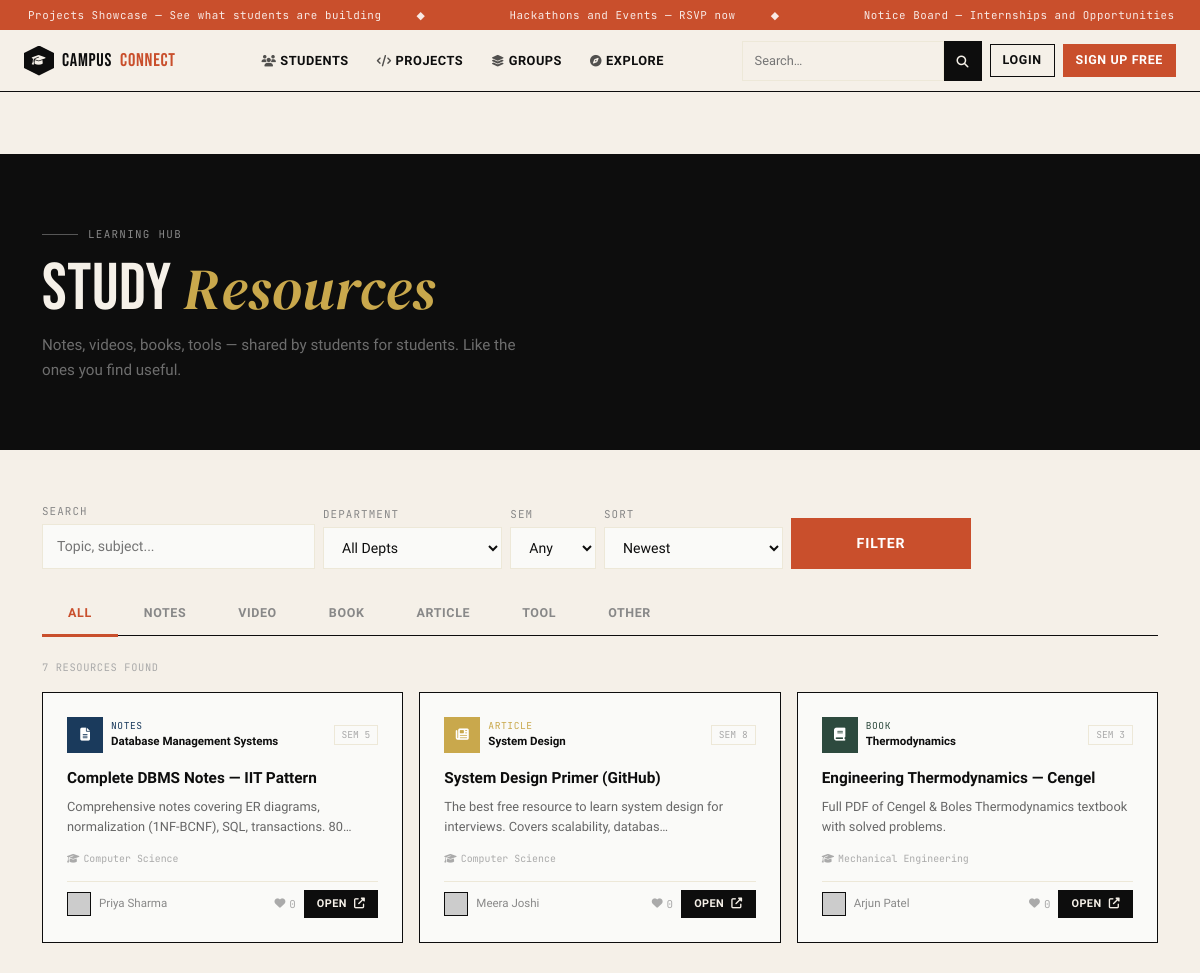
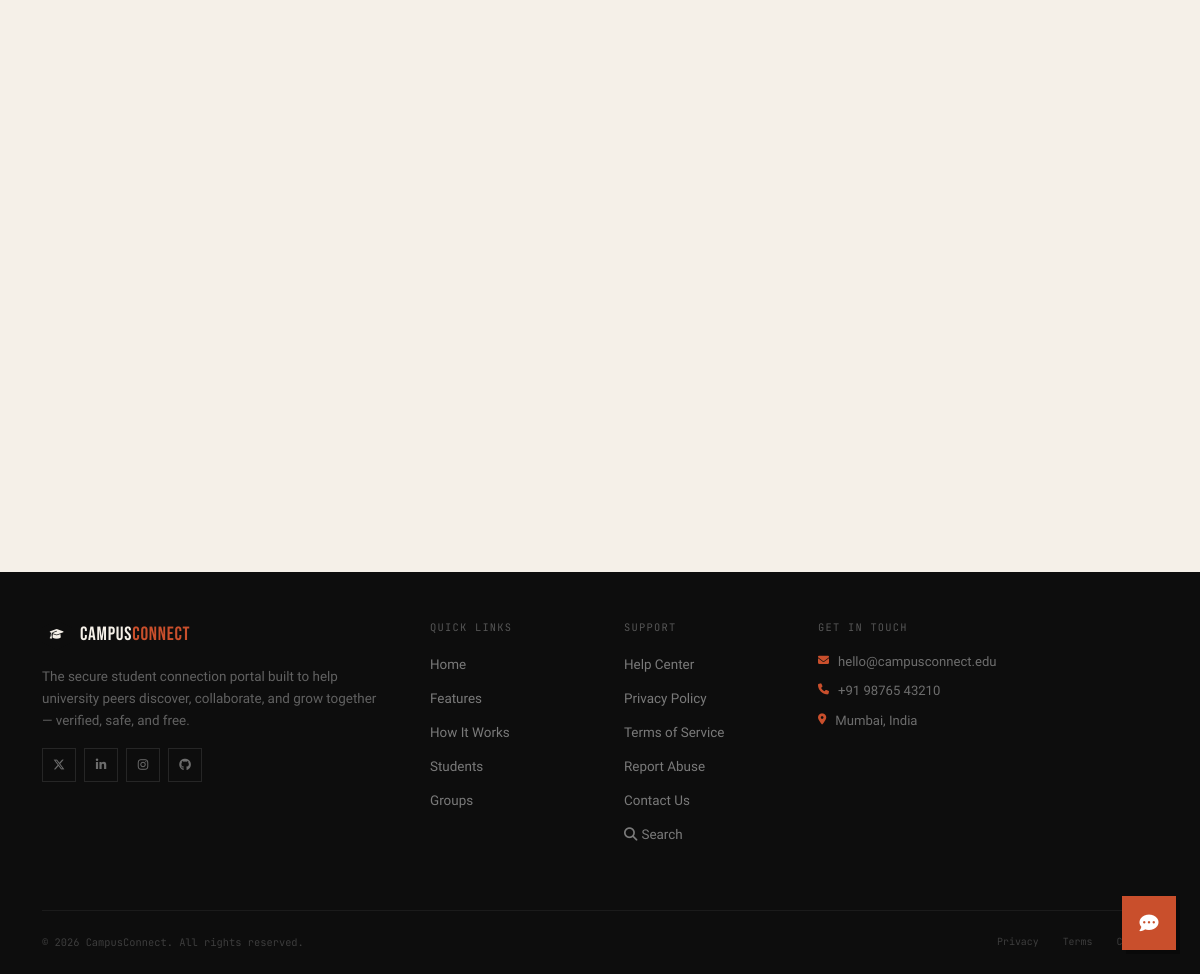
/pages/resources.php, run on the app's committed database (2 pictures, top to bottom).
### tables this page shows
CREATE TABLE IF NOT EXISTS resources (
    id          INT AUTO_INCREMENT PRIMARY KEY,
    user_id     INT NOT NULL,
    title       VARCHAR(200) NOT NULL,
    description TEXT,
    subject     VARCHAR(150),
    type        ENUM('notes','video','book','article','tool','other') DEFAULT 'other',
    url         VARCHAR(500),
    department  VARCHAR(100),
    semester    TINYINT UNSIGNED,
    likes       INT UNSIGNED DEFAULT 0,
    created_at  TIMESTAMP DEFAULT CURRENT_TIMESTAMP,
    FOREIGN KEY (user_id) REFERENCES users(id) ON DELETE CASCADE
);

CREATE TABLE IF NOT EXISTS users (
    id          INT AUTO_INCREMENT PRIMARY KEY,
    name        VARCHAR(100)        NOT NULL,
    email       VARCHAR(150)        NOT NULL UNIQUE,
    password    VARCHAR(255)        NOT NULL,
    department  VARCHAR(100),
    semester    TINYINT UNSIGNED,
    university  VARCHAR(150),
    skills      TEXT,                           
    bio         TEXT,
    avatar      VARCHAR(255)        DEFAULT 'default.jpg',
    is_verified TINYINT(1)          DEFAULT 0,
    is_online   TINYINT(1)          DEFAULT 0,
    created_at  TIMESTAMP           DEFAULT CURRENT_TIMESTAMP
);

### includes/config.php (called while the page is built, shortened)
<?php
function isLoggedIn(): bool {
    return isset($_SESSION['user_id']);
}
function e(string $s): string {
    return htmlspecialchars($s, ENT_QUOTES, 'UTF-8');
}

### pages/resources.php (the view, shortened to what this page needs)
<?php
require_once __DIR__ . '/../includes/config.php';
$db = getDB();
$type   = $_GET['type'] ?? 'all';
$dept   = $_GET['dept'] ?? '';
$sem    = (int)($_GET['sem']  ?? 0);
$search = trim($_GET['q']    ?? '');
$sort   = $_GET['sort']      ?? 'newest';
$where  = ['1=1'];
$params = [];
$whereSQL = implode(' AND ',$where);
$orderSQL = $sort==='popular' ? 'r.likes DESC' : 'r.created_at DESC';
$stRes = $db->prepare(
    "SELECT r.*, u.name AS author_name, u.department AS author_dept,
            (SELECT COUNT(*) FROM resource_likes rl WHERE rl.resource_id=r.id) AS like_count
     FROM resources r JOIN users u ON u.id=r.user_id
     WHERE $whereSQL ORDER BY $orderSQL"
);
$stRes->execute($params);
$resources = $stRes->fetchAll();
$likedIds = [];
$typeLabels = ['all'=>'All','notes'=>'Notes','video'=>'Video','book'=>'Book','article'=>'Article','tool'=>'Tool','other'=>'Other'];
$typeColors = ['notes'=>'var(--sky)','video'=>'var(--rust)','book'=>'var(--moss)','article'=>'var(--gold)','tool'=>'#7c3aed','other'=>'#888'];
$typeIcons  = ['notes'=>'fa-file-lines','video'=>'fa-play-circle','book'=>'fa-book','article'=>'fa-newspaper','tool'=>'fa-wrench','other'=>'fa-link'];
include __DIR__ . '/../includes/header.php';
?>
<div style="margin-top:92px;background:var(--paper);min-height:100vh;">
  <div style="background:var(--ink);padding:64px 0 50px;">
    <div class="container">
      <div class="row align-items-end g-4">
        <div class="col-lg-7">
          <div class="cc-section-label white-lbl reveal">Learning Hub</div>
          <h1 class="cc-heading on-dark reveal d1">Study <em>Resources</em></h1>
          <p class="reveal d2" style="color:rgba(255,255,255,.4);max-width:480px;margin-top:12px;font-size:.95rem;line-height:1.65;">
            Notes, videos, books, tools — shared by students for students. Like the ones you find useful.
          </p>
        </div>
      </div>
    </div>
  </div>
  <div class="container py-5">
    <form method="GET" class="mb-4 reveal">
      <div class="row g-2 align-items-end">
        <div class="col-lg-3 col-md-4">
          <label class="cc-form-label">Search</label>
          <input type="text" name="q" value="<?= e($search) ?>" class="cc-form-input" placeholder="Topic, subject...">
        </div>
        <div class="col-lg-2 col-md-3">
          <label class="cc-form-label">Department</label>
          <select name="dept" class="cc-form-input">
            <option value="">All Depts</option>
          </select>
        </div>
        <div class="col-lg-1 col-md-2">
          <label class="cc-form-label">Sem</label>
          <select name="sem" class="cc-form-input">
            <option value="0">Any</option>
          </select>
        </div>
        <div class="col-lg-2 col-md-2">
          <label class="cc-form-label">Sort</label>
          <select name="sort" class="cc-form-input">
            <option value="newest"  <?= $sort==='newest'?'selected':'' ?>>Newest</option>
          </select>
        </div>
        <div class="col-lg-2 col-md-3 d-flex gap-2">
          <button type="submit" class="cc-form-submit flex-grow-1">Filter</button>
        </div>
      </div>
    </form>
    <div class="cc-tab-strip mb-4 reveal">
      <?php foreach ($typeLabels as $k=>$v): ?>
      <a href="?type=<?= $k ?>&q=<?= urlencode($search) ?>&dept=<?= urlencode($dept) ?>&sem=<?= $sem ?>&sort=<?= $sort ?>"
         class="cc-tab-btn <?= $type===$k?'active':'' ?>"><?= $v ?></a>
      <?php endforeach; ?>
    </div>
    <div style="font-family:var(--font-mono);font-size:.65rem;color:#aaa;letter-spacing:.06em;text-transform:uppercase;margin-bottom:16px;">
      <?= count($resources) ?> resource<?= count($resources)!==1?'s':'' ?> found
    </div>
    <?php if ($resources): ?>
    <div class="row g-3">
      <?php foreach ($resources as $i=>$res):
        $clr  = $typeColors[$res['type']] ?? '#888';
        $icon = $typeIcons[$res['type']]  ?? 'fa-link';
        $liked = in_array($res['id'],$likedIds);
      ?>
      <div class="col-lg-4 col-md-6">
        <div class="reveal d<?= ($i%3)+1 ?>"
             style="border:1.5px solid var(--ink);background:var(--white);padding:24px;height:100%;
                    display:flex;flex-direction:column;transition:transform .25s,box-shadow .25s;"
             onmouseover="this.style.transform='translateY(-4px)';this.style.boxShadow='4px 4px 0 var(--ink)'"
             onmouseout="this.style.transform='';this.style.boxShadow=''">
          <div class="d-flex align-items-center gap-2 mb-3">
            <div style="width:36px;height:36px;background:<?= $clr ?>;display:flex;align-items:center;justify-content:center;flex-shrink:0;">
              <i class="fas <?= $icon ?>" style="color:#fff;font-size:13px;"></i>
            </div>
            <div>
              <div style="font-family:var(--font-mono);font-size:.6rem;color:<?= $clr ?>;text-transform:uppercase;letter-spacing:.06em;"><?= e($typeLabels[$res['type']]??'') ?></div>
              <?php if ($res['subject']): ?>
              <div style="font-size:.72rem;font-weight:600;color:var(--ink);"><?= e($res['subject']) ?></div>
              <?php endif; ?>
            </div>
            <?php if ($res['semester']): ?>
            <span style="margin-left:auto;font-family:var(--font-mono);font-size:.6rem;border:1px solid var(--cream);
                         color:#aaa;padding:2px 7px;text-transform:uppercase;">Sem <?= (int)$res['semester'] ?></span>
            <?php endif; ?>
          </div>
          <h3 style="font-weight:700;font-size:.96rem;color:var(--ink);margin-bottom:8px;line-height:1.3;flex:1;">
            <?= e($res['title']) ?>
          </h3>
          <?php if ($res['description']): ?>
          <p style="font-size:.8rem;line-height:1.6;color:#666;margin-bottom:14px;">
            <?= e(mb_strimwidth($res['description'],0,90,'…')) ?>
          </p>
          <?php endif; ?>
          <?php if ($res['department']): ?>
          <div style="font-family:var(--font-mono);font-size:.62rem;color:#aaa;margin-bottom:14px;">
            <i class="fas fa-graduation-cap me-1"></i><?= e($res['department']) ?>
          </div>
          <?php endif; ?>
          <div class="d-flex align-items-center justify-content-between mt-auto pt-2" style="border-top:1px solid var(--cream);">
            <div class="d-flex align-items-center gap-2">
              <img src="https://picsum.photos/seed/<?= e($res['author_name']) ?>/40/40"
                   style="width:24px;height:24px;object-fit:cover;border:1px solid var(--ink);" alt="">
              <span style="font-size:.72rem;color:#888;"><?= e($res['author_name']) ?></span>
            </div>
            <div class="d-flex gap-2 align-items-center">
              <?php if (isLoggedIn()): ?>
              <form method="POST" action="like_resource.php" style="margin:0;">
                <input type="hidden" name="resource_id" value="<?= $res['id'] ?>">
                <input type="hidden" name="csrf" value="<?= e($_SESSION['csrf']) ?>">
                <input type="hidden" name="redirect" value="<?= urlencode($_SERVER['REQUEST_URI']) ?>">
                <button type="submit" style="background:none;border:none;cursor:pointer;padding:0;
                  font-family:var(--font-mono);font-size:.68rem;color:<?= $liked?'var(--rust)':'#aaa' ?>;
                  display:flex;align-items:center;gap:4px;">
                  <i class="fas fa-heart"></i><?= (int)$res['like_count'] ?>
                </button>
              </form>
              <?php else: ?>
              <span style="font-family:var(--font-mono);font-size:.68rem;color:#aaa;display:flex;align-items:center;gap:4px;">
                <i class="fas fa-heart"></i><?= (int)$res['like_count'] ?>
              </span>
              <?php endif; ?>
              <?php if ($res['url']): ?>
              <a href="<?= e($res['url']) ?>" target="_blank" rel="noopener"
                 style="padding:5px 12px;background:var(--ink);border:1.5px solid var(--ink);
                        color:var(--paper);font-size:.68rem;font-weight:600;text-transform:uppercase;
                        letter-spacing:.04em;transition:all .2s;"
                 onmouseover="this.style.background='var(--rust)';this.style.borderColor='var(--rust)'"
                 onmouseout="this.style.background='var(--ink)';this.style.borderColor='var(--ink)'">
                Open <i class="fas fa-external-link-alt ms-1"></i>
              </a>
              <?php endif; ?>
            </div>
          </div>
        </div>
      </div>
      <?php endforeach; ?>
    </div>
    <?php endif; ?>
  </div>
</div>
<?php include __DIR__ . '/../includes/footer.php'; ?>

### assets/css/style.css (style rules this page uses)
:root { --ink: #0d0d0d; --paper: #f5f0e8; --cream: #ede8d8; --rust: #c94f2c; --rust-light: #e8694a; --moss: #2d4a3e; --gold: #c9a84c; --sky: #1a3a5c; --white: #fafaf8; --font-display:'Bebas Neue', sans-serif; --font-serif: 'DM Serif Display', serif; --font-body: 'Bricolage Grotesque', sans-serif; --font-mono: 'JetBrains Mono', monospace; --ease-out: cubic-bezier(0.16, 1, 0.3, 1); --ease-bounce: cubic-bezier(0.34, 1.56, 0.64, 1); }
*, *::before, *::after { box-sizing: border-box; }
html { scroll-behavior: smooth; }
body { font-family: var(--font-body); background: var(--paper); color: var(--ink); overflow-x: hidden; }
img { max-width: 100%; }
a { text-decoration: none; }
.cc-section-label { display: inline-flex; align-items: center; gap: 10px; font-family: var(--font-mono); font-size: .68rem; letter-spacing: .12em; text-transform: uppercase; color: var(--rust); margin-bottom: 16px; }
.cc-section-label::before { content: ''; width: 36px; height: 1px; background: var(--rust); }
.cc-section-label.white-lbl { color: rgba(255,255,255,.5); }
.cc-section-label.white-lbl::before { background: rgba(255,255,255,.3); }
.cc-heading { font-family: var(--font-display); font-size: clamp(44px, 5.5vw, 72px); line-height: .95; letter-spacing: .01em; color: var(--ink); }
.cc-heading em { font-family: var(--font-serif); font-style: italic; color: var(--rust); font-size: .88em; }
.cc-heading.on-dark { color: var(--paper); }
.cc-heading.on-dark em { color: var(--gold); }
.cc-tab-strip { border-bottom: 1.5px solid var(--ink); display: flex; flex-wrap: wrap; }
.cc-tab-btn { padding: 11px 26px; background: transparent; border: none; font-family: var(--font-body); font-size: .78rem; font-weight: 600; text-transform: uppercase; letter-spacing: .05em; color: #888; border-bottom: 3px solid transparent; margin-bottom: -1.5px; cursor: pointer; transition: all .2s; }
.cc-tab-btn.active { color: var(--rust); border-bottom-color: var(--rust); }
.reveal { opacity: 0; transform: translateY(28px); transition: opacity .8s var(--ease-out), transform .8s var(--ease-out); }
.reveal.visible { opacity: 1; transform: none; }
.d1 { transition-delay: .1s; }
.d2 { transition-delay: .2s; }
.d3 { transition-delay: .3s; }
.cc-form-label { font-family: var(--font-mono); font-size: .68rem; letter-spacing: .1em; text-transform: uppercase; color: #888; margin-bottom: 5px; }
.cc-form-input { width: 100%; padding: 11px 14px; background: var(--white); border: 1.5px solid var(--cream); font-family: var(--font-body); font-size: .88rem; color: var(--ink); outline: none; transition: border-color .2s; border-radius: 0; }
.cc-form-submit { width: 100%; padding: 13px; background: var(--rust); border: 2px solid var(--rust); color: #fff; font-family: var(--font-body); font-size: .88rem; font-weight: 700; text-transform: uppercase; letter-spacing: .06em; cursor: pointer; transition: all .2s; }

### data on the page
resources: type "NOTES", subject "Database Management Systems", semester "5", title "Complete DBMS Notes — IIT Pattern", description "Comprehensive notes covering ER diagrams, normalization (1NF-BCNF), SQL, transactions. 80…", department "Computer Science", user.name "Priya Sharma", like_count "0"
resources: type "ARTICLE", subject "System Design", semester "8", title "System Design Primer (GitHub)", description "The best free resource to learn system design for interviews. Covers scalability, databas…", department "Computer Science", user.name "Meera Joshi", like_count "0"
resources: type "BOOK", subject "Thermodynamics", semester "3", title "Engineering Thermodynamics — Cengel", description "Full PDF of Cengel & Boles Thermodynamics textbook with solved problems.", department "Mechanical Engineering", user.name "Arjun Patel", like_count "0"

### other printed values
$t "Projects Showcase — See what students are building"
$t "Hackathons and Events — RSVP now"
$t "Notice Board — Internships and Opportunities"
$v "ALL"
$v "NOTES"
$v "VIDEO"
$v "BOOK"
$v "ARTICLE"
$v "TOOL"
$v "OTHER"
count($resources) "7"
